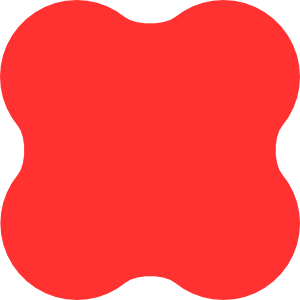
#> input picture Citra1.png, 300 x 300 px
$ python C2.py
#> lines starting #> are read from the running program, lines starting #| are printed output that depends on the picture
import cv2
import numpy as np
import matplotlib.pyplot as plt

img1 = cv2.imread("Citra1.png")
#> img1 is the input picture: shape (300, 300, 3); mean B, G, R 75.8, 75.8, 255
img2 = cv2.imread("Citra2.png")
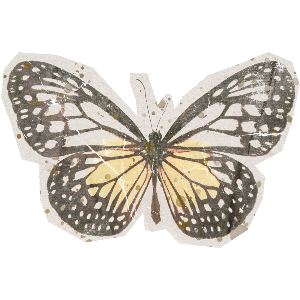
#> input picture Citra2.png, 300 x 300 px
#> img2 is the input picture: shape (300, 300, 3); mean B, G, R 206.6, 213.3, 218

if img1 is None or img2 is None:
    raise FileNotFoundError("Citra1.png atau Citra2.png tidak ditemukan.")

img2 = cv2.resize(img2, (img1.shape[1], img1.shape[0]))
img1, img2 = [cv2.cvtColor(img, cv2.COLOR_BGR2RGB) for img in (img1, img2)]

hasil = [
    ("Citra 1", img1),
    ("Citra 2", img2),
    ("Operasi AND", cv2.bitwise_and(img1, img2)),
    ("Operasi OR", cv2.bitwise_or(img1, img2)),
    ("Operasi XOR", cv2.bitwise_xor(img1, img2))
]

print("=== INFORMASI CITRA ===")
for nama, img in hasil[:2]:
    print(f"\n{nama}:")
    print("Ukuran   :", img.shape)
    print("Tipe data:", img.dtype)
#> this loop made 2 passes
#> nama on passes 1 to 2: 'Citra 1', 'Citra 2'
#| Citra 1:
#| Ukuran   : (300, 300, 3)
#| Tipe data: uint8
#| Citra 2:
#| Ukuran   : (300, 300, 3)
#| Tipe data: uint8

y, x = img1.shape[0] // 2, img1.shape[1] // 2
#> y = 150; x = 150
print("\n=== NILAI PIXEL TENGAH ===")
for nama, img in hasil:
    print(f"{nama}: {img[y, x]}")
#> this loop made 5 passes
#> nama on passes 1 to 5: 'Citra 1', 'Citra 2', 'Operasi AND', 'Operasi OR', 'Operasi XOR'
#| Citra 1: [255  49  49]
#| Citra 2: [124 113  81]
#| Operasi AND: [124  49  17]
#| Operasi OR: [255 113 113]
#| Operasi XOR: [131  64  96]

for nama, img in hasil[2:]:
    cv2.imwrite(
        nama.lower().replace("operasi ", "hasil_C2_").replace(" ", "_") + ".png",
        cv2.cvtColor(img, cv2.COLOR_RGB2BGR)
    )
#> this loop made 3 passes
#> pass 1, `cv2.imwrite( nama.lower().replace("operasi ", "hasil_C2_").replace(" "..`:
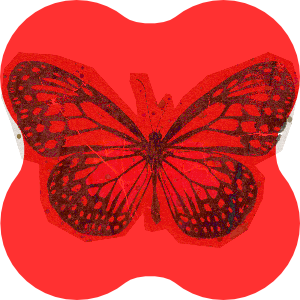
#> saved as hasil_C2_and.png: shape (300, 300, 3); mean B, G, R 62.8, 64.3, 218
#> pass 2, `cv2.imwrite( nama.lower().replace("operasi ", "hasil_C2_").replace(" "..`:
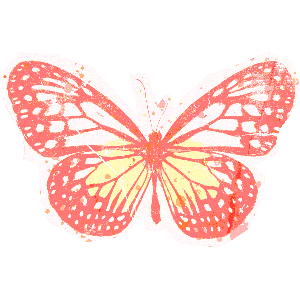
#> saved as hasil_C2_or.png: shape (300, 300, 3); mean B, G, R 219.6, 224.8, 255

plt.figure(figsize=(12, 8))
for i, (judul, img) in enumerate(hasil, 1):
    plt.subplot(2, 3, i)
    plt.imshow(img)
    plt.title(judul)
    plt.axis("off")
#> this loop made 5 passes

plt.tight_layout()
plt.show()
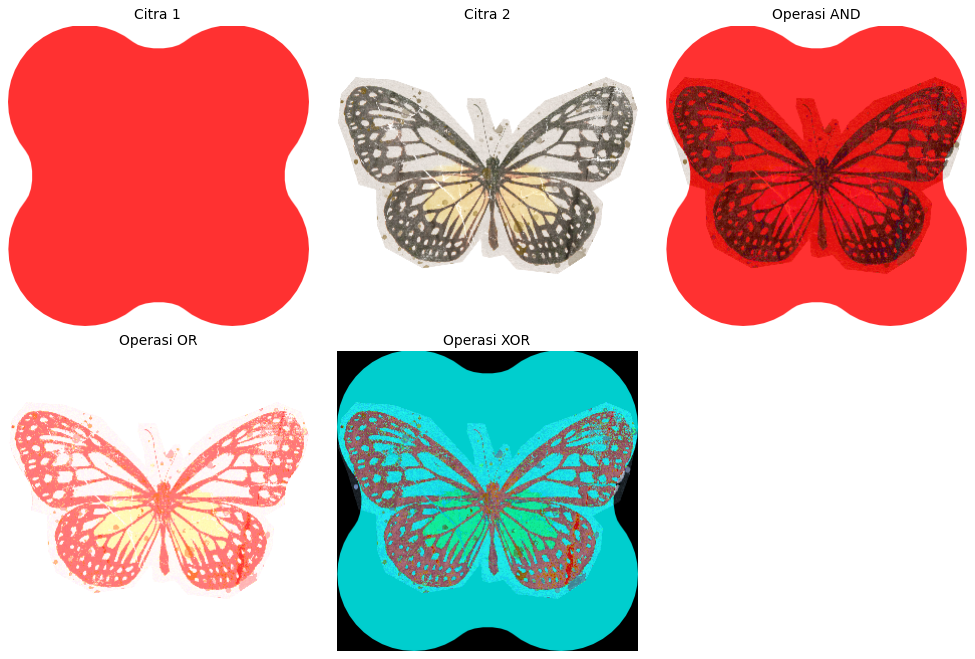
#> figure drawn by matplotlib, 5 panels
